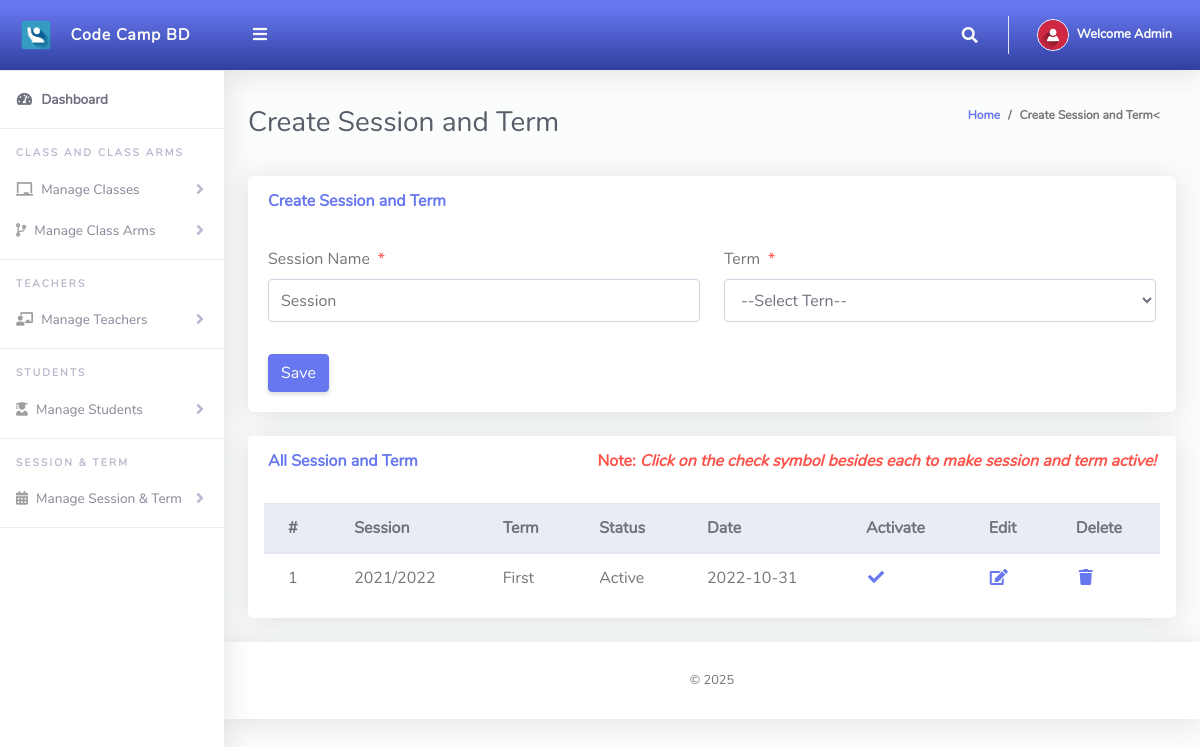
Page /Admin/createSessionTerm.php (signed in) on the committed database.
### tables this page shows
CREATE TABLE `tblsessionterm` (
  `Id` int(10) NOT NULL AUTO_INCREMENT,
  `sessionName` varchar(50) NOT NULL,
  `termId` varchar(50) NOT NULL,
  `isActive` varchar(10) NOT NULL,
  `dateCreated` varchar(50) NOT NULL,
  PRIMARY KEY (`Id`)
);

CREATE TABLE `tblterm` (
  `Id` int(10) NOT NULL AUTO_INCREMENT,
  `termName` varchar(20) NOT NULL,
  PRIMARY KEY (`Id`)
);

### Admin/createSessionTerm.php (the view, shortened to what this page needs)
<?php
include '../Includes/dbcon.php';
?>
<!DOCTYPE html>
<html lang="en">
<head>
  <link href="../vendor/fontawesome-free/css/all.min.css" rel="stylesheet" type="text/css">
  <link href="../vendor/bootstrap/css/bootstrap.min.css" rel="stylesheet" type="text/css">
  <link href="css/ruang-admin.min.css" rel="stylesheet">
</head>
<body id="page-top">
  <div id="wrapper">
      <?php include "Includes/sidebar.php";?>
    <div id="content-wrapper" class="d-flex flex-column">
      <div id="content">
       <?php include "Includes/topbar.php";?>
        <div class="container-fluid" id="container-wrapper">
          <div class="d-sm-flex align-items-center justify-content-between mb-4">
            <h1 class="h3 mb-0 text-gray-800">Create Session and Term</h1>
            <ol class="breadcrumb">
              <li class="breadcrumb-item"><a href="./">Home</a></li>
              <li class="breadcrumb-item active" aria-current="page">Create Session and Term<</li>
            </ol>
          </div>
          <div class="row">
            <div class="col-lg-12">
              <div class="card mb-4">
                <div class="card-header py-3 d-flex flex-row align-items-center justify-content-between">
                  <h6 class="m-0 font-weight-bold text-primary">Create Session and Term</h6>
                </div>
                <div class="card-body">
                  <form method="post">
                    <div class="form-group row mb-3">
                        <div class="col-xl-6">
                            <label class="form-control-label">Session Name<span class="text-danger ml-2">*</span></label>
                      <input type="text" class="form-control" name="sessionName" value="<?php echo $row['sessionName'];?>" id="exampleInputFirstName" placeholder="Session">
                        </div>
                        <div class="col-xl-6">
                            <label class="form-control-label">Term<span class="text-danger ml-2">*</span></label>
                              <?php
                        $qry= "SELECT * FROM tblterm ORDER BY termName ASC";
                        $result = $conn->query($qry);
                        $num = $result->num_rows;
                        if ($num > 0){
                          echo ' <select required name="termId" class="form-control mb-3">';
                          echo'<option value="">--Select Tern--</option>';
                                  echo '</select>';
                              }
                            ?>
                        </div>
                    </div>
                      <?php
                    if (isset($Id))
                    {
                    ?>
                    <button type="submit" name="update" class="btn btn-warning">Update</button>
                    &nbsp;&nbsp;&nbsp;&nbsp;&nbsp;&nbsp;&nbsp;&nbsp;&nbsp;&nbsp;
                    <?php
                    } else {
                    ?>
                    <button type="submit" name="save" class="btn btn-primary">Save</button>
                    <?php
                    }
                    ?>
                  </form>
                </div>
              </div>
                 <div class="row">
              <div class="col-lg-12">
              <div class="card mb-4">
                <div class="card-header py-3 d-flex flex-row align-items-center justify-content-between">
                  <h6 class="m-0 font-weight-bold text-primary">All Session and Term</h6>
                  <h6 class="m-0 font-weight-bold text-danger">Note: <i>Click on the check symbol besides each to make session and term active!</i></h6>
                </div>
                <div class="table-responsive p-3">
                  <table class="table align-items-center table-flush table-hover" id="dataTableHover">
                    <thead class="thead-light">
                      <tr>
                        <th>#</th>
                        <th>Session</th>
                        <th>Term</th>
                        <th>Status</th>
                        <th>Date</th>
                        <th>Activate</th>
                        <th>Edit</th>
                        <th>Delete</th>
                      </tr>
                    </thead>
                    <tbody>
                  <?php
                      $query = "SELECT tblsessionterm.Id,tblsessionterm.sessionName,tblsessionterm.isActive,tblsessionterm.dateCreated,
                      tblterm.termName
                      FROM tblsessionterm
                      INNER JOIN tblterm ON tblterm.Id = tblsessionterm.termId";
                      $rs = $conn->query($query);
                      $num = $rs->num_rows;
                      $sn=0;
                      if($num > 0)
                      {
                        while ($rows = $rs->fetch_assoc())
                          {
                            if($rows['isActive'] == '1'){$status = "Active";}else{$status = "InActive";}
                             $sn = $sn + 1;
                            echo"
                              <tr>
                                <td>".$sn."</td>
                                <td>".$rows['sessionName']."</td>
                                <td>".$rows['termName']."</td>
                                <td>".$status."</td>
                                <td>".$rows['dateCreated']."</td>
                                 <td><a href='?action=activate&Id=".$rows['Id']."'><i class='fas fa-fw fa-check'></i></a></td>
                                <td><a href='?action=edit&Id=".$rows['Id']."'><i class='fas fa-fw fa-edit'></i></a></td>
                                <td><a href='?action=delete&Id=".$rows['Id']."'><i class='fas fa-fw fa-trash'></i></a></td>
                              </tr>";
                          }
                      }
                      else
                      {
                           echo
                           "<div class='alert alert-danger' role='alert'>
                            No Record Found!
                            </div>";
                      }
                      ?>
                    </tbody>
                  </table>
                </div>
              </div>
            </div>
            </div>
          </div>
        </div>
      </div>
       <?php include "Includes/footer.php";?>
    </div>
  </div>
</body>
</html>

### Admin/Includes/topbar.php (shortened to what this page needs)
<?php
  $query = "SELECT * FROM tbladmin WHERE Id = ".$_SESSION['userId']."";
  $rs = $conn->query($query);
  $rows = $rs->fetch_assoc();
  $fullName = $rows['firstName']." ".$rows['lastName'];
?>
<nav class="navbar navbar-expand navbar-light bg-gradient-primary topbar mb-4 static-top">
          <button id="sidebarToggleTop" class="btn btn-link rounded-circle mr-3">
            <i class="fa fa-bars"></i>
          </button>
          <ul class="navbar-nav ml-auto">
            <li class="nav-item dropdown no-arrow">
              <a class="nav-link dropdown-toggle" href="#" id="searchDropdown" role="button" data-toggle="dropdown"
                aria-haspopup="true" aria-expanded="false">
                <i class="fas fa-search fa-fw"></i>
              </a>
            </li>
            <li class="nav-item dropdown no-arrow">
              <a class="nav-link dropdown-toggle" href="#" id="userDropdown" role="button" data-toggle="dropdown"
                aria-haspopup="true" aria-expanded="false">
                <img class="img-profile rounded-circle" src="img/user-icn.png" style="max-width: 60px">
                <span class="ml-2 d-none d-lg-inline text-white small"><b>Welcome <?php echo $fullName;?></b></span>
              </a>
            </li>
          </ul>
        </nav>

### rows in the picture
tblsessionterm: sessionName "2021/2022", termId.termName "First", isActive "Active", dateCreated "2022-10-31"

### other values in the picture
$fullName "Admin"
